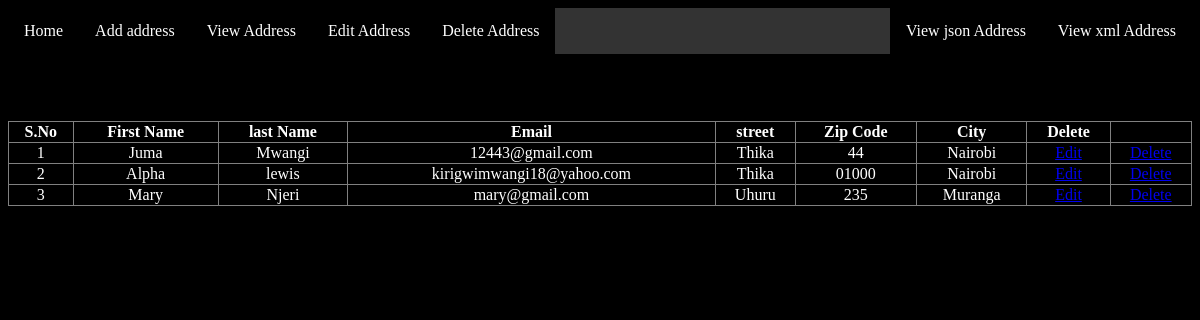
The page /view.php on the database its author committed.
### tables this page shows
CREATE TABLE `addresses` (
  `id` int(6) NOT NULL,
  `firstname` varchar(255) NOT NULL,
  `lastname` varchar(255) NOT NULL,
  `email` varchar(255) NOT NULL,
  `street` varchar(255) NOT NULL,
  `zip_code` varchar(255) NOT NULL,
  `city` varchar(255) NOT NULL,
  `created` datetime NOT NULL DEFAULT current_timestamp()
);

### view.php (the view, shortened to what this page needs)
<?php
require('config.php');
?>
<!DOCTYPE html>
<html lang="en">
<head>
    <link rel="stylesheet" type="text/css" href="css/main.css">
</head>
<body>
<div>
<ul>
  <li><a target="_self" href="index.php">Home</a></li>
  <li><a target="_self" href="city.php">Add address</a></li>
  <li><a target="_self" href="view.php">View Address</a></li>
  <li><a target="_self" href="view.php">Edit Address</a></li>
  <li><a  target="_self" href="view.php">Delete Address</a></li>
  <li style="float:right"><a  target="_self" class="active" href="xml.php"> View xml Address</a></li>
  <li style="float:right"><a target="_self" class="active" href="json.php"> View json Address</a></li>
</ul>
    </div>
    <div>
<h2>View Records</h2>
<table width="100%" border="1" style="border-collapse:collapse; color:white;">
<thead>
<tr><th><strong>S.No</strong></th><th><strong>First Name</strong></th><th><strong>last Name</strong></th><th><strong>Email</strong></th><th><strong>street</strong></th><th><strong>Zip Code</strong></th><th><strong>City</strong></th><th><strong>Delete</strong></th></tr>
</thead>
<tbody>
<?php
$count=1;
$sel_query="Select * from addresses ORDER BY id desc;";
$result = mysqli_query($conn,$sel_query);
while($row = mysqli_fetch_assoc($result)) { ?>
    <tr><td align="center"><?php echo $count; ?></td><td align="center"><?php echo $row["firstname"]; ?></td> <td align="center"><?php echo $row["lastname"]; ?></td><td align="center"><?php echo $row["email"]; ?></td> <td align="center"><?php echo $row["street"]; ?></td> <td align="center"><?php echo $row["zip_code"]; ?></td> <td align="center"><?php echo $row["city"]; ?></td><td align="center"><a href="edit.php?id=<?php echo $row["id"]; ?>">Edit</a></td><td align="center"><a href="delete.php?id=<?php echo $row["id"]; ?>">Delete</a></td></tr>
    <?php $count++; } ?>
</tbody>
</table>
</div>
</body>
</html>

### css/main.css (style rules this page uses)
* { box-sizing: border-box; background-color: black; }
ul { list-style-type: none; margin: 0; padding: 0; overflow: hidden; background-color: white; }
li { float: left; }
li a { display: block; color: rgb(240, 230, 230); text-align: center; padding: 14px 16px; text-decoration: none; }
.active { background-color: #1523e2; }

### view.php (style rules this page uses)
ul { list-style-type: none; margin: 0; padding: 0; overflow: hidden; background-color: #333; }
li { float: left; }
li a { display: block; color: white; text-align: center; padding: 14px 16px; text-decoration: none; }
.active { background-color: black; }

### rows shown on the page
addresses: firstname "Juma", lastname "Mwangi", email "12443@gmail.com", street "Thika", zip_code "44", city "Nairobi"
addresses: firstname "Alpha", lastname "lewis", email "kirigwimwangi18@yahoo.com", street "Thika", zip_code "01000", city "Nairobi"
addresses: firstname "Mary", lastname "Njeri", email "mary@gmail.com", street "Uhuru", zip_code "235", city "Muranga"
